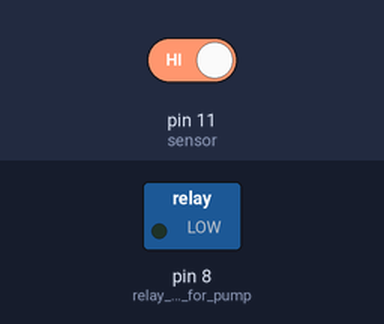
Bench run of a sketch on a simulated Arduino Uno, built with avr-gcc and run on an emulated ATmega328P. On the bench: switched loads named in the sketch (green lamp = pin HIGH). The inputs (shaded band) are chosen by the test bench; at power-on: pin 11 (sensor) HIGH.

Above: at 2.8 s.
2.9 s: pin 11 (sensor) driven LOW
At 3.4 s:
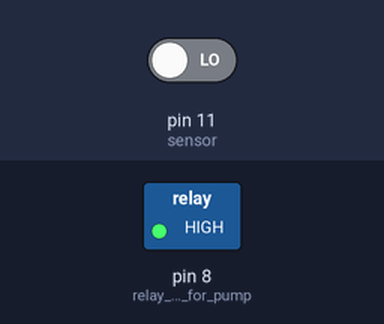
4.5 s: pin 11 (sensor) driven HIGH
At 6.2 s:
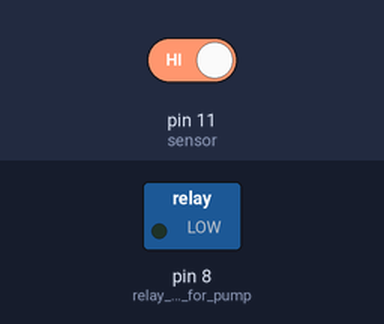
Timing chart, 0 to 7.7 s (numbered marks = the images above; inputs shaded):
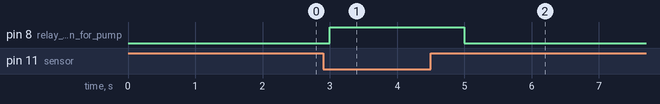

The sketch:

Automated_Irrigation_system.ino
```cpp
int moisture;
void setup() {
  pinMode(8,OUTPUT);//relay pin for pump
  pinMode(11,INPUT); //sensor
}
void loop()
  {
  moisture = digitalRead(11);  //moisture value from sensor
  if(moisture == LOW)
  {
  digitalWrite(8,HIGH); //if soil moisture is low operate pump by setting realay low (logic high)
  }
  else
  {
  digitalWrite(8,LOW); //if soil moisture is high stop pump by setting relay high (logic low)
  }
  delay(1000);
}
```

Measured:
- after the input at 2.9 s, pin 8 (relay_pin_for_pump): LOW → HIGH after 0.10 s
- after the input at 4.5 s, pin 8 (relay_pin_for_pump): HIGH → LOW after 0.50 s
